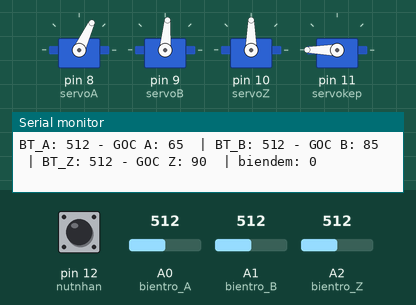
This program was run on a simulated Arduino Uno, built with avr-gcc and run on an emulated ATmega328P. On the bench: 4 × servo, the last lines printed to the serial monitor. The test bench sets the inputs (shaded band); at power-on: A2 (bientro_Z) = 512, A1 (bientro_B) = 512, A0 (bientro_A) = 512, pin 12 (nutnhan) HIGH.

Above: at 1.2 s.
1.3 s: A2 (bientro_Z) set to 556
At 2.2 s:
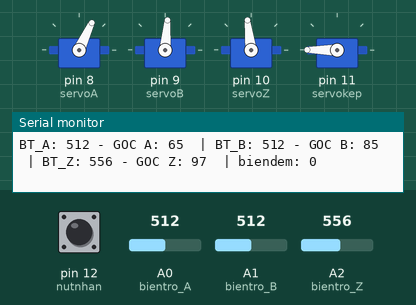
4.3 s: A2 (bientro_Z) set to 586
At 4.9 s:
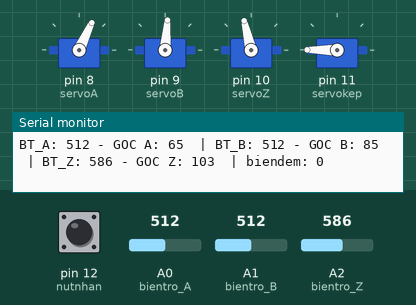
5.8 s: A1 (bientro_B) set to 719
At 6.9 s:
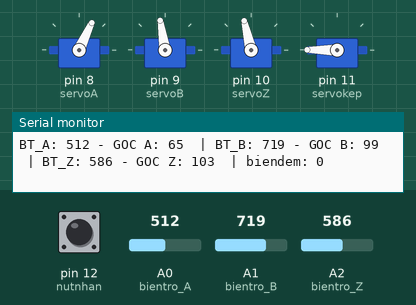
8.8 s: A1 (bientro_B) set to 739
At 10.0 s:
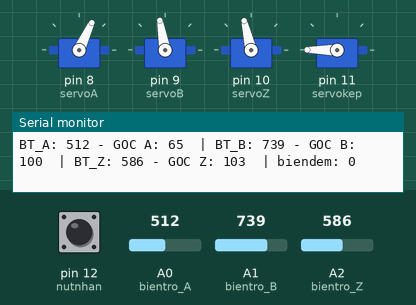
10.3 s: A0 (bientro_A) set to 0
At 11.5 s:
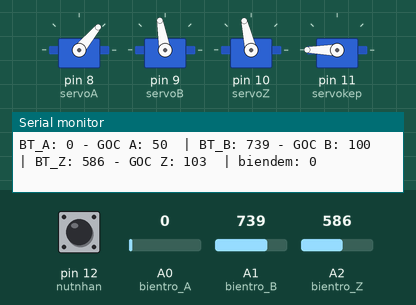
11.8 s: pin 12 (nutnhan) pulled LOW for 0.15 s
At 13.1 s:
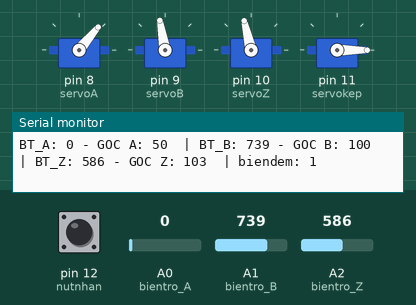
Timing chart, 0 to 14.4 s (numbered marks = the images above; inputs shaded):
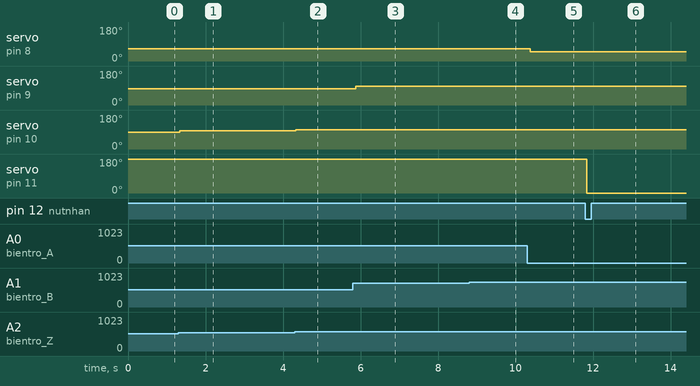

The program:

main.cpp
```cpp
#include <Arduino.h>
#include <Servo.h>

Servo servo_A;
Servo servo_B;
Servo servo_Z;
Servo servo_kep;

#define servoA  8
#define servoB  9
#define servoZ  10
#define servokep  11

#define nutnhan 12
#define bientro_A A0
#define bientro_B A1
#define bientro_Z A2

int gt_bientro_A; int gt_bientro_B; int gt_bientro_Z;
int goc_A;  int goc_B;  int goc_Z;
byte gt_nutnhan; byte macdinh = 1; int biendem = 0;

void setup()
{
  Serial.begin(9600);
  servo_A.attach(servoA);
  servo_B.attach(servoB);
  servo_Z.attach(servoZ);
  servo_kep.attach(servokep);

  pinMode(bientro_A, INPUT);
  pinMode(bientro_B, INPUT);
  pinMode(bientro_Z, INPUT);
  pinMode(nutnhan, INPUT_PULLUP);
}

void loop()
{
  gt_nutnhan = digitalRead(nutnhan);
  if(gt_nutnhan != macdinh)
  {
    if(gt_nutnhan == 0)
      biendem ++;
    macdinh = gt_nutnhan;
  }
  if(biendem % 2 == 0) servo_kep.write(180); //Kep
  else  servo_kep.write(0); //Mo

  gt_bientro_A = analogRead(bientro_A); //Doc bien tro A
  goc_A = map(gt_bientro_A, 0, 1023, 50, 80); //chuyen doi sang goc Servo tu 0-180' | 50-80
  servo_A.write(goc_A); //Dieu khien Servo A

  gt_bientro_B = analogRead(bientro_B);
  goc_B = map(gt_bientro_B, 0, 1023, 50, 120); //50-120
  servo_B.write(goc_B);

  gt_bientro_Z = analogRead(bientro_Z);
  goc_Z = map(gt_bientro_Z, 0, 1023, 0, 180);
  servo_Z.write(goc_Z);

  Serial.print("BT_A: "); Serial.print(gt_bientro_A); Serial.print(" - GOC A: "); Serial.print(goc_A);
  Serial.print("  | BT_B: "); Serial.print(gt_bientro_B); Serial.print(" - GOC B: "); Serial.print(goc_B);
  Serial.print("  | BT_Z: "); Serial.print(gt_bientro_Z); Serial.print(" - GOC Z: "); Serial.print(goc_Z);
  Serial.print("  | biendem: "); Serial.print(biendem);

  Serial.println();
  delay(50);
}
```

Measured:
- after the input at 1.3 s, servo on pin 10 (servoZ): 90° → 97° at once
- after the input at 4.3 s, servo on pin 10 (servoZ): 97° → 103° at once
- after the input at 5.8 s, servo on pin 9 (servoB): 85° → 99° after 0.08 s
- after the input at 8.8 s, servo on pin 9 (servoB): 99° → 100° at once
- after the input at 10.3 s, servo on pin 8 (servoA): 65° → 50° after 0.09 s
- after the input at 11.8 s, servo on pin 11 (servokep): 180° → 0° at once
